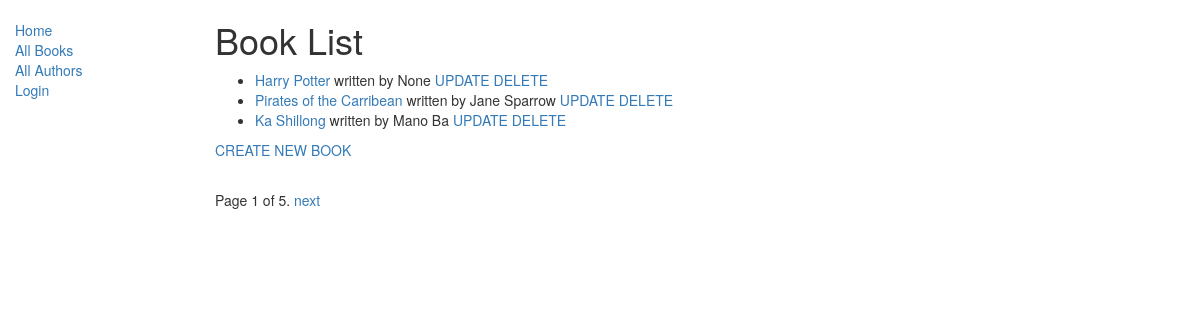
/catalog/books/, run on the app's committed database.
### catalog/models.py (models this page shows, shortened)
class Book(models.Model):
    title=models.CharField(max_length=200)
    author=models.ForeignKey('Author',on_delete=models.SET_NULL, null=True)
    summary=models.TextField(max_length=1000, help_text="Enter a bniah description of the book")
    isbn=models.CharField('ISBN',max_length=13,help_text='13 Character <a href="https://www.isbn-international.org/content/what-isbn">ISBN number</a>')
    genre=models.ManyToManyField(Genre, help_text="Select a genre for this book")
    def get_absolute_url(self):
        return reverse('book-detail',args=[str(self.id)])

class Author(models.Model):
    first_name=models.CharField(max_length=100)
    last_name=models.CharField(max_length=100)
    date_of_birth=models.DateField(null=True, blank=True)
    date_of_death=models.DateField('Died',null=True,blank=True)
    def __str__(self):
        return '%s %s' % (self.first_name,self.last_name)
    class Meta:
        ordering=['last_name']

### catalog/views.py (the view)
class BookListView(generic.ListView):
    model=Book
    paginate_by=3

### catalog/templates/catalog/book_list.html
{% extends "base_generic.html" %}
{% block content %}
<h1>Book List</h1>
{% if book_list %}
<ul>
  {% for book in book_list %}
  <li>
    <a href="{{ book.get_absolute_url }}">{{ book.title }}</a> written by {{ book.author}}
    <a href="{% url 'book_update' book.id %}">UPDATE</a>
    <a href="{% url 'book_delete' book.id %}">DELETE</a>
  </li>
  {% endfor %}
</ul>
<p><a href="{% url 'book_create'%}">CREATE NEW BOOK</a></p>
{% else %}
<p>There are no books in the library </p>
{% endif %}
{% endblock %}

### data on the page
Book: title "Harry Potter", author "None"
Book: title "Pirates of the Carribean", author "Jane Sparrow"
Book: title "Ka Shillong", author "Mano Ba"

### other printed values
{{ page_obj.number }} "1"
{{ page_obj.paginator.num_pages }} "5"
